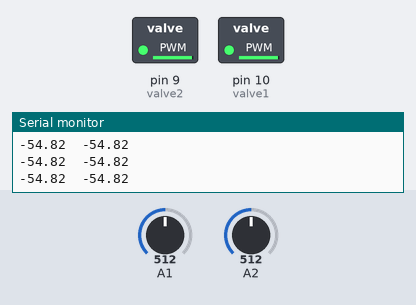
This sketch was run on a simulated Arduino Mega 2560, built with avr-gcc and run on an emulated ATmega2560. On the bench: switched loads named in the sketch (green lamp = pin HIGH), the last lines printed to the serial monitor. Inputs (shaded band) come from the test bench; at power-on: A1 = 512, A2 = 512.

Above: at 1.2 s.
1.3 s: A1 set to 122
At 1.71 s:
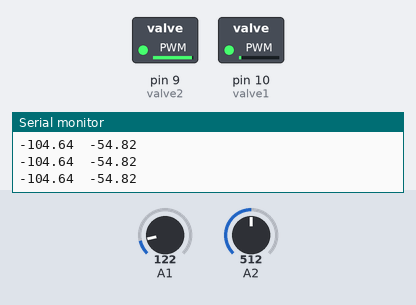
4.3 s: A2 set to 122
At 4.84 s:
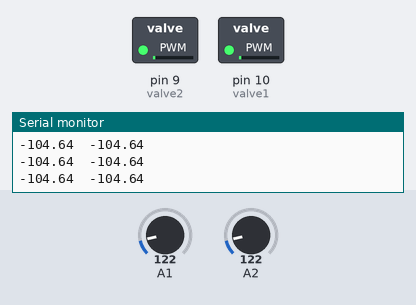
7.3 s: A1 set to 900
At 9.74 s:
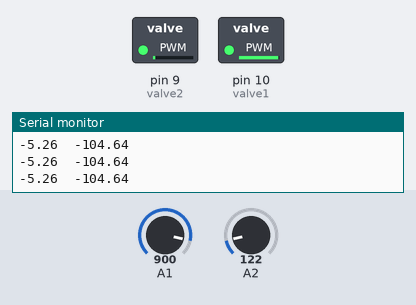
10.3 s: A2 set to 306
Timing chart, 0 to 17.3 s (numbered marks = the images above; inputs shaded):
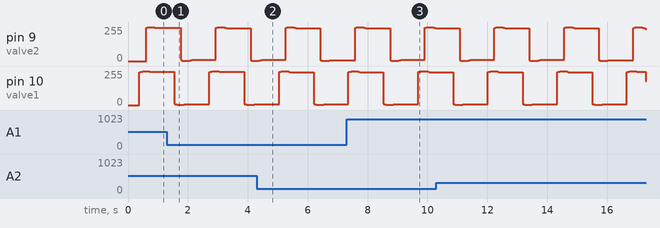

The sketch:

SRS_crawling_with_two_chambers_with_Mega.ino
```cpp
//utilize arduino mega to control the two-segment soft body.
//PWM control pin: 10 and 9;--Timer2(8-bit): 9-OC2B; 10-OC2A;

#include<SimpleKalmanFilter.h>
#define NOP do { __asm__ __volatile__ ("nop"); } while (0)
const float pi=3.14;
float x1=0, x2=0;
int y1=0, y2=0;
int valve1 = 10; int valve2 = 9;
SimpleKalmanFilter P1value(0.1, 0.1, 0.01); SimpleKalmanFilter P2value(0.1, 0.1, 0.01);

void setup() {
  // put your setup code here, to run once:
  Serial.begin(9600);
  pinMode(A1, INPUT);
  pinMode(A2, INPUT);
  pinMode(A3, INPUT);
  pinMode(A4, INPUT);
  pinMode(A5, INPUT);

  pinMode(valve1, OUTPUT); pinMode(valve2, OUTPUT);
  cli(); // stop interrupts;
  int Ones = 255;

  //configure the port with around 1000Hz;(16MHz/256(WGM)/64(CS))
  TCCR2A =  _BV(COM2A1) | _BV(COM2B1)|_BV(WGM20);
  TCCR2B = _BV(CS21) | _BV(CS20);                      //prescaler: 64;
  TIMSK2 |=(1 << OCIE2A);
  TIMSK2 |=(1 << OCIE2B);
  sei();  //corresponding to function cli();
}

// waveform with sin curve -- frequency:1Hz, phase difference: pi/4;
//the first test is for 1Hz, with the frequency = 16MHz/256/64 /1000;
ISR(TIMER2_COMPA_vect) //port10
{
  if(x1<=2)
  {
    y1=127*sin(x1*pi)+128;
    OCR2A = y1;
    x1 = x1+0.0005;
  }
  else x1=0;
}
ISR(TIMER2_COMPB_vect) //port9
{
  if(x2<=2)
  {
    y2=127*sin((x2-0.2)*pi)+128;
    OCR2B = y2;
    x2 = x2+0.0005;
  }
  else x2=0;
}

void loop()
{
  // calibrate for the vacuum pressure values
  int P1 = analogRead(A1);
  float P1v = (P1/1023.0-0.92)/0.007652;
  int P2 = analogRead(A2);
  float P2v = (P2/1023.0-0.92)/0.007652;
  Serial.print(P1v);
  Serial.print('\t');
  Serial.println(P2v);
}

void delay_(int ms) // configure the delay function due to the use of timer0
{
  for(int i=0; i<ms; i++)
  {for(unsigned long j=0;j<1985;j++) NOP;}
}
```
